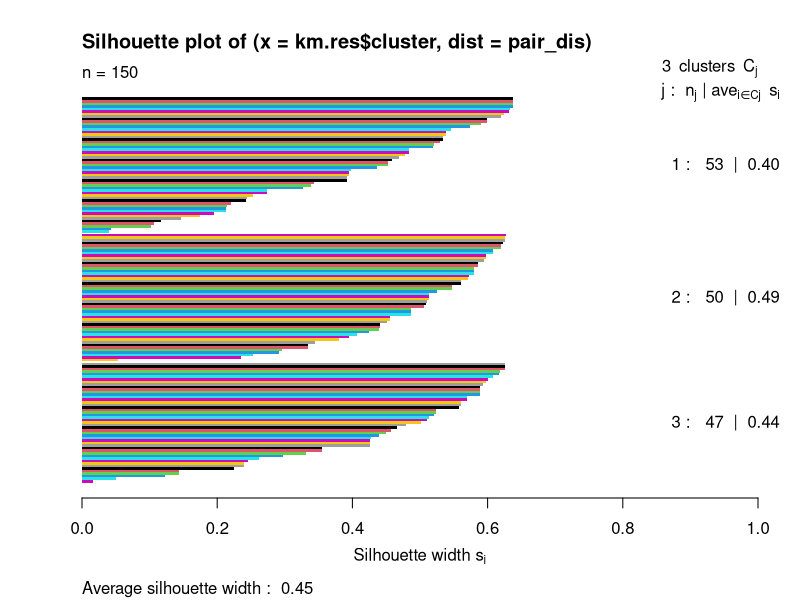

The R source for this figure:
library(cluster)

iris_data<-iris[,1:2]
km.res<-kmeans(iris_data,3)
pair_dis<-daisy(iris_data)
sc<-silhouette(km.res$cluster, pair_dis)
plot(sc,col=1:8,border=NA)